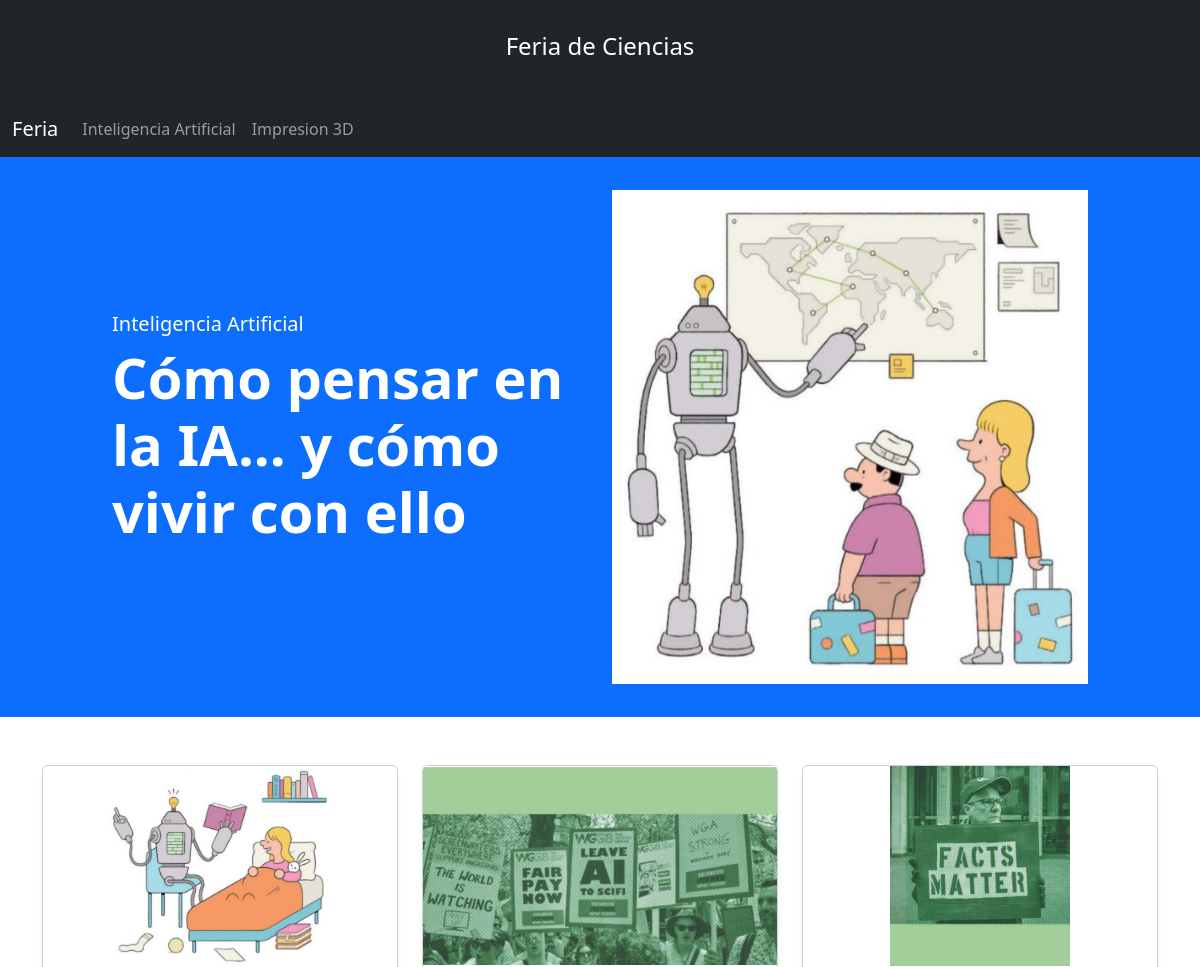
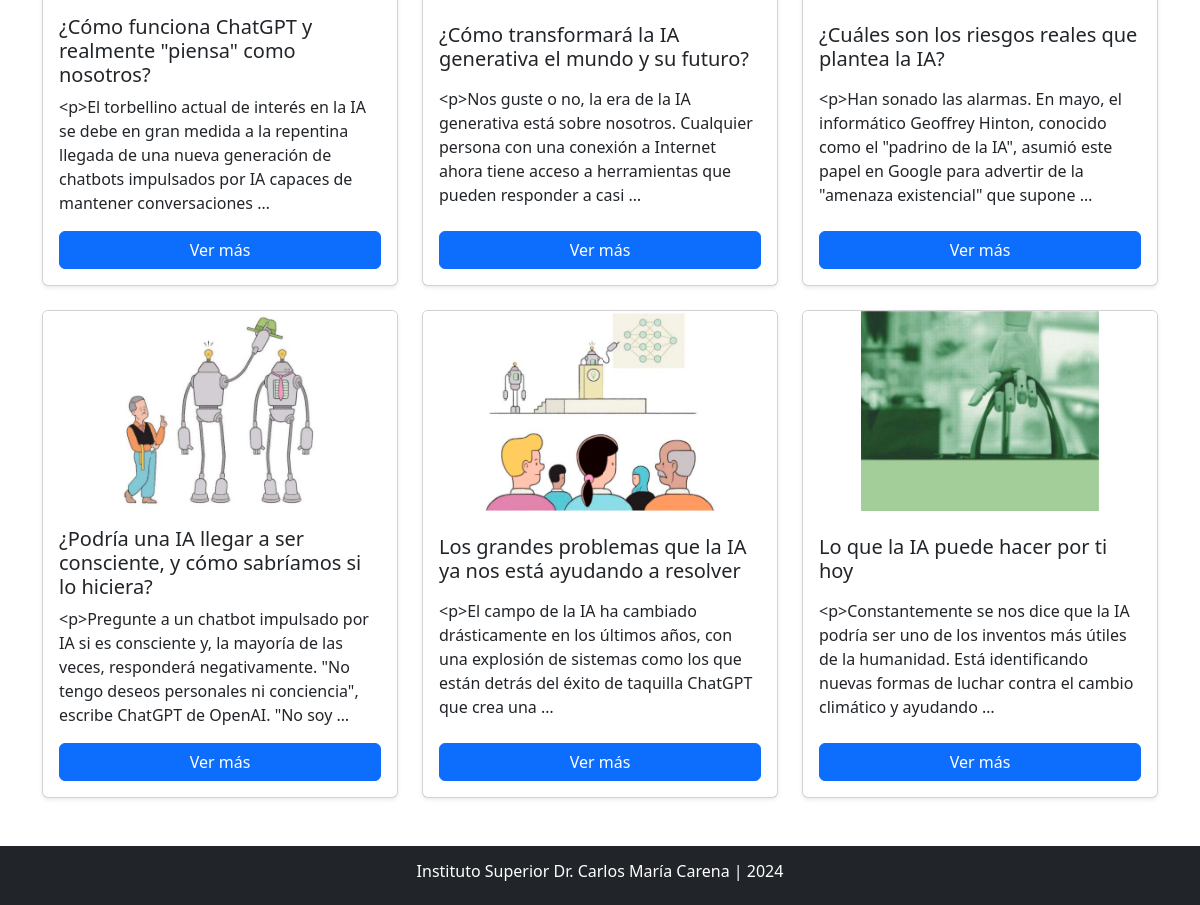
Page /impresion3d/proyecto3d/1 on the committed database (2 pictures, top to bottom).
### FeriaCiencias/models.py (models this page shows, shortened)
class Proyecto(models.Model):
    nombre = models.CharField(max_length=50)
    titulo = models.CharField(max_length=100)
    descripcion = models.TextField()
    imagen = models.CharField(max_length=100)
    link = models.CharField(max_length=100, default='', null=True)

class Seccion(models.Model):
    titulo = models.CharField(max_length=100)
    descripcion = models.TextField()
    imagen = models.CharField(max_length=100)
    idProyecto = models.ForeignKey(Proyecto, on_delete=models.PROTECT)
    link = models.CharField(max_length=100, default='', null=True)

### FeriaCiencias/views.py (the view)
# urls.py: path('impresion3d/proyecto3d/<int:pk>', views.proyecto3d, name='proyecto3d'),
def proyecto3d(request, pk):
    proyectos = Proyecto.objects.all()
    proyecto = Proyecto.objects.get(id=pk)
    secciones = Seccion.objects.filter(idProyecto__nombre__icontains=proyecto.nombre)
    context = {"proyecto": proyecto, "proyectos": proyectos, "secciones": secciones}
    return render(request, "impresion3d/proyecto3d.html", context)

### Carena/templates/Impresion3D/proyecto3d.html (shortened to what this page needs)
{% extends "base.html" %}
{% load static %}
{% block content %}
    <div id="contenido" class="container-fluid bg-primary" style="margin-top: 0; padding-top: 0;">
        <div class="row align-items-center" style="height: 70vh;">
            <div class="col-md-5 offset-md-1 d-flex flex-column justify-content-center text-content">
                <h5 class="bg-primary">
                    <a class="text-white text-decoration-none" href="{{ proyecto.link }}/{{ proyecto.id }}">{{ proyecto.nombre }}</a>
                </h5>
                <h1 class="text-white pb-2 display-4" style="font-weight: bold;">{{ proyecto.titulo }}</h1>
            </div>
            <div class="col-md-5 d-flex align-items-center justify-content-start">
                <div style="width: 100%; height: auto; max-width: 100%; max-height: 100%;">
                    <img src="{% static proyecto.imagen %}" class="img-fluid" alt="Imagen del proyecto" style="max-width: 100%; max-height: 100vh;">
                </div>
            </div>
        </div>
    </div>
    <div class="container mt-5">
        <div class="row">
            {% for seccion in secciones %}
            <div class="col-lg-4 col-md-6 mb-4 d-flex align-items-stretch">
                <div class="card shadow-sm w-100">
                    <img src="{% static seccion.imagen %}" class="card-img-top" alt="{{ seccion.titulo }}">
                    <div class="card-body d-flex flex-column">
                        <h5 class="card-title">{{ seccion.titulo }}</h5>
                        <p class="card-text">{{ seccion.descripcion|truncatewords:30 }}</p>
                        <a href="{{ seccion.link }}/{{ seccion.id }}" class="btn btn-primary mt-auto">Ver más</a>
                    </div>
                </div>
            </div>
            {% endfor %}
        </div>
    </div>
{% endblock %}

### Carena/templates/base.html (shortened to what this page needs)
{% load static %}
<!DOCTYPE html>
<html lang="en">
<head>
    {% load bootstrap5 %}
    {% bootstrap_css %}
    <link rel="stylesheet" href="{% static 'estilos.css' %}">
</head>
<body>
    <div class="d-flex flex-column min-vh-100">
        <header class="container-fluid bg-dark text-white text-center p-10" style="padding: 2rem;">
            <h4>Feria de Ciencias</h4>
        </header>
        <nav class="navbar navbar-expand-sm bg-dark navbar-dark sticky-top">
            <div class="container-fluid">
                <a class="navbar-brand" href="/index">Feria</a>
                <div class="collapse navbar-collapse" id="collapsibleNavbar">
                    <ul class="navbar-nav">
                        {% for p in proyectos %}
                        <li class="nav-item">
                            <a class="nav-link" href="{{ p.link }}/{{ p.id }}">{{ p.nombre }}</a>
                        </li>
                        {% endfor %}
                    </ul>
                </div>
            </div>
        </nav>
        <main class="flex-fill">
            {% block content %}
            {% endblock %}
        </main>
        <footer class="container-fluid bg-dark text-center p-3 text-white mt-4">
            <h6>Instituto Superior Dr. Carlos María Carena | 2024</h6>
        </footer>
    </div>
</body>
</html>

### Carena/static/estilos.css (style rules this page uses)
body { margin: 0; padding: 0; min-height: 100vh; box-sizing: border-box; }

### Carena/templates/Impresion3D/proyecto3d.html (style rules this page uses)
.card-img-top { width: 100%; height: 200px; object-fit: contain; background-color: white; }
.card { display: flex; flex-direction: column; justify-content: space-between; }
.card-body { flex: 1; display: flex; flex-direction: column; justify-content: space-between; }
.card-title, .card-text, .btn { margin-top: auto; }

### rows in the picture
Proyecto: nombre "Inteligencia Artificial", titulo "Cómo pensar en la IA... y cómo vivir con ello", imagen (picture)
Proyecto: nombre "Impresion 3D"
Seccion: imagen (picture), titulo "¿Cómo funciona ChatGPT y realmente \"piensa\" como nosotros?", descripcion "<p>El torbellino actual de interés en la IA se debe en gran medida a la repentina llegada de una nueva generación de chatbots impulsados por IA capaces de mantener conversaciones …"
Seccion: imagen (picture), titulo "¿Cómo transformará la IA generativa el mundo y su futuro?", descripcion "<p>Nos guste o no, la era de la IA generativa está sobre nosotros. Cualquier persona con una conexión a Internet ahora tiene acceso a herramientas que pueden responder a casi …"
Seccion: imagen (picture), titulo "¿Cuáles son los riesgos reales que plantea la IA?", descripcion "<p>Han sonado las alarmas. En mayo, el informático Geoffrey Hinton, conocido como el \"padrino de la IA\", asumió este papel en Google para advertir de la \"amenaza existencial\" que supone …"
Seccion: imagen (picture), titulo "¿Podría una IA llegar a ser consciente, y cómo sabríamos si lo hiciera?", descripcion "<p>Pregunte a un chatbot impulsado por IA si es consciente y, la mayoría de las veces, responderá negativamente. \"No tengo deseos personales ni conciencia\", escribe ChatGPT de OpenAI. \"No soy …"
Seccion: imagen (picture), titulo "Los grandes problemas que la IA ya nos está ayudando a resolver", descripcion "<p>El campo de la IA ha cambiado drásticamente en los últimos años, con una explosión de sistemas como los que están detrás del éxito de taquilla ChatGPT que crea una …"
Seccion: imagen (picture), titulo "Lo que la IA puede hacer por ti hoy", descripcion "<p>Constantemente se nos dice que la IA podría ser uno de los inventos más útiles de la humanidad. Está identificando nuevas formas de luchar contra el cambio climático y ayudando …"
